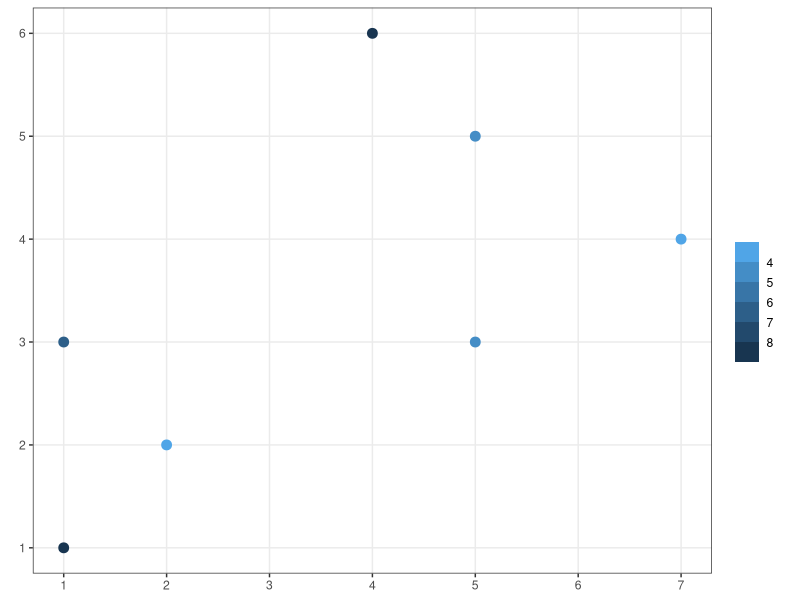
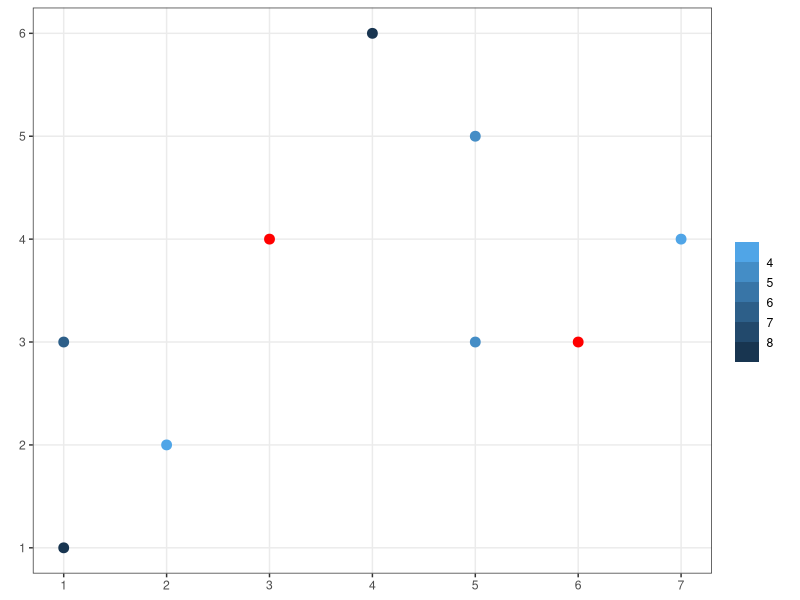

Write R code to recreate these figures, in order.
## ---- chunk 1
library(sf)
library(ggplot2)

df <- data.frame(v1 = c(3, 6, 4, 3, 8, 9, 4))
p_sf <- st_sf(df, 
              geometry = st_sfc(st_point(c(2, 2)),
                                st_point(c(1, 3)),
                                st_point(c(5, 5)),
                                st_point(c(7, 4)),
                                st_point(c(1, 1)),
                                st_point(c(4, 6)),
                                st_point(c(5, 3))
                                ))

p1 <- ggplot(p_sf) + 
  geom_sf(aes(col = v1), size = 3) + 
  theme_bw() +
  scale_color_binned(name = "",
                     trans = "reverse")

ggsave("./images/point1.png", p1, height = 4.5, width = 7, dpi = 300)
## ---- chunk 2
df <- data.frame(v1 = c(3, 6, 4, 3, 8, 9, 4, NA, NA))
p_sf <- st_sf(df, 
              geometry = st_sfc(st_point(c(2, 2)),
                                st_point(c(1, 3)),
                                st_point(c(5, 5)),
                                st_point(c(7, 4)),
                                st_point(c(1, 1)),
                                st_point(c(4, 6)),
                                st_point(c(5, 3)),
                                st_point(c(6, 3)),
                                st_point(c(3, 4))
                                ))

p2 <- ggplot(p_sf) + 
  geom_sf(aes(col = v1), size = 3) + 
  theme_bw() +
  scale_color_binned(name = "",
                     trans = "reverse",
                     na.value="red")

ggsave("./images/point2.png", p2, height = 4.5, width = 7, dpi = 300)
